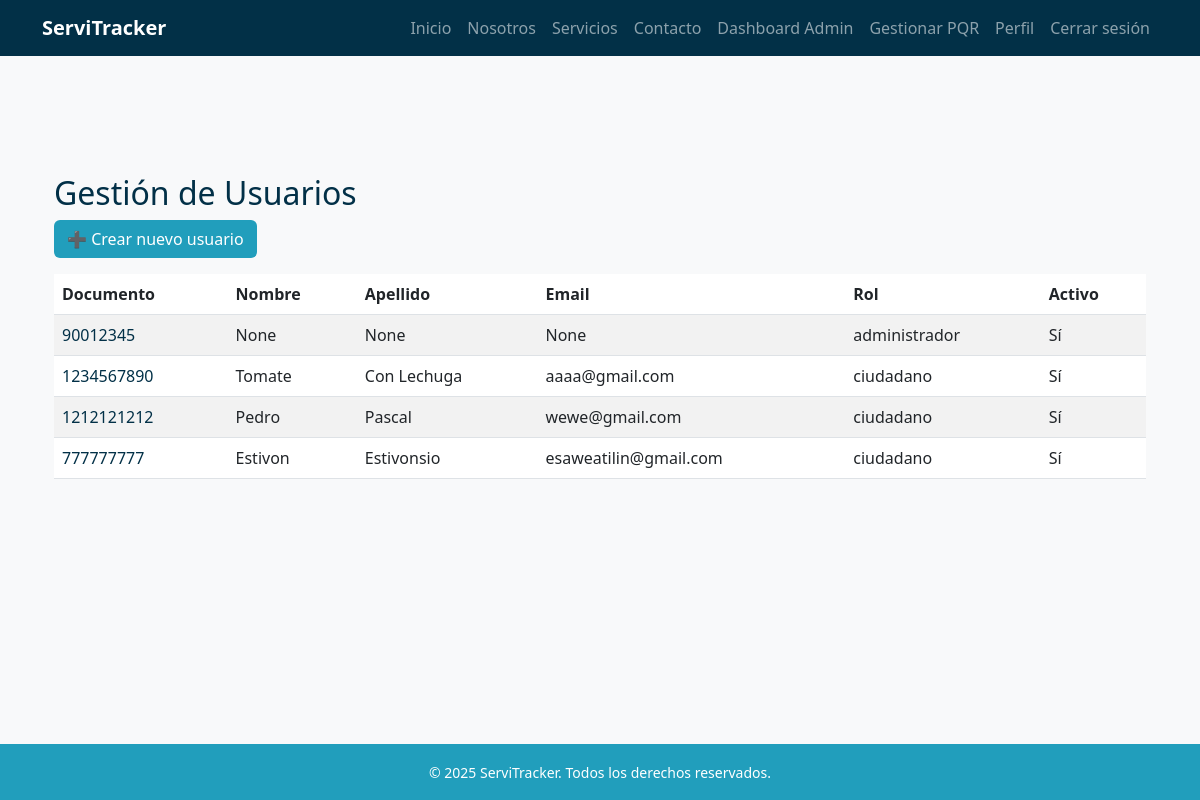
The app's page /usuarios/lista/ (signed in), older data.
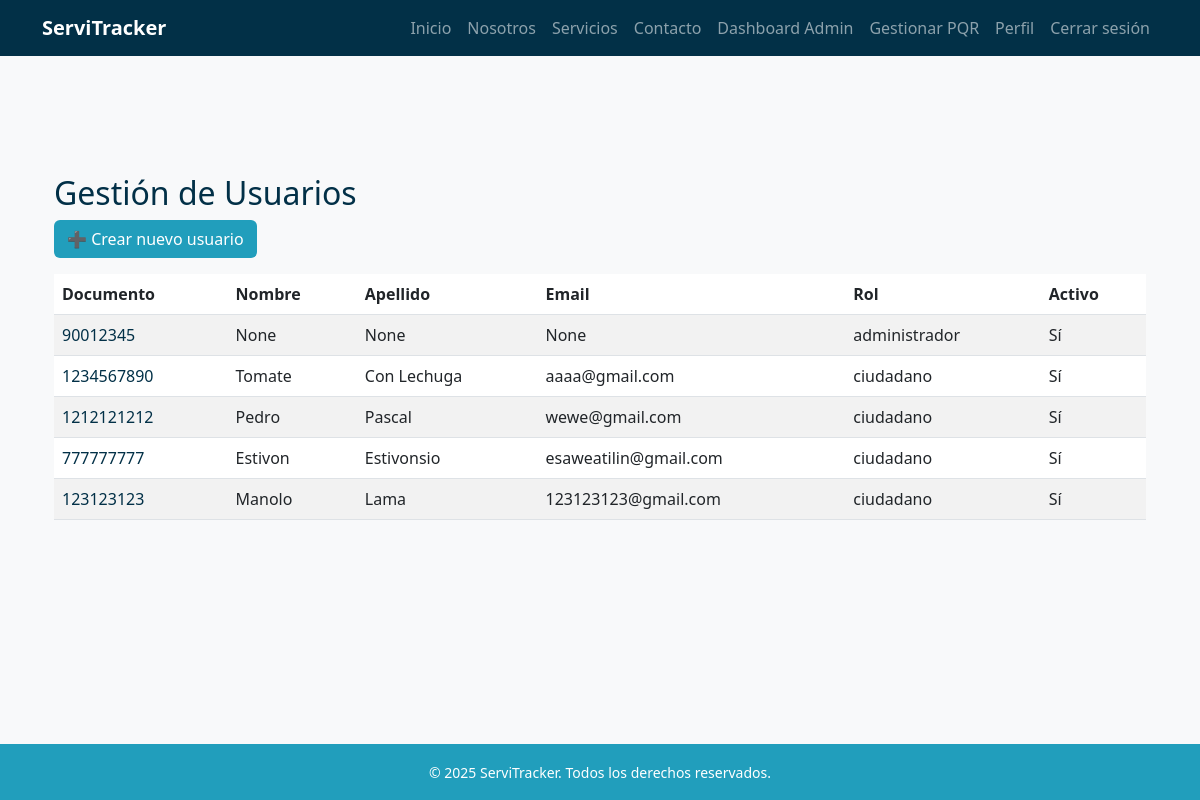
The same page, newer data.
### usuarios/models.py (models this page shows, shortened)
class Usuario(AbstractBaseUser, PermissionsMixin):
    ROLES = [
        ("administrador", "Administrador"),
        ("agente", "Agente"),
        ("tecnico", "Técnico"),
        ("ciudadano", "Ciudadano"),
    ]
    documento = models.CharField(max_length=20, unique=True)
    email = models.EmailField(blank=True, null=True)
    nombres = models.CharField(max_length=100, blank=True, null=True)
    apellidos = models.CharField(max_length=100, blank=True, null=True)
    rol = models.CharField(max_length=20, choices=ROLES, default="ciudadano")
    especialidad = models.ForeignKey(Especialidad, on_delete=models.SET_NULL, null=True, blank=True)
    is_active = models.BooleanField(default=True)
    is_staff = models.BooleanField(default=False)
    date_joined = models.DateTimeField(auto_now_add=True)
    objects = UsuarioManager()
    USERNAME_FIELD = "documento"
    REQUIRED_FIELDS = []  # puedes agregar 'email' si quieres que sea obligatorio

### usuarios/views.py (the view)
# urls.py: path("lista/", views.lista_usuarios, name="lista_usuarios"),
@user_passes_test(lambda u: u.is_staff or u.rol == "administrador")
def lista_usuarios(request):
    usuarios = Usuario.objects.all()
    return render(request, 'usuarios/lista_usuarios.html', {'usuarios': usuarios})

### templates/usuarios/lista_usuarios.html (shortened to what this page needs)
{% extends 'base.html' %}
{% block content %}
<div class="container my-5">
    <h2 class="text-blue-dark">Gestión de Usuarios</h2>
    <a href="{% url 'crear_usuario' %}" class="btn btn-blue-mid mb-3">➕ Crear nuevo usuario</a>
    <table class="table table-striped">
        <thead>
            <tr>
                <th>Documento</th>
                <th>Nombre</th>
                <th>Apellido</th>
                <th>Email</th>
                <th>Rol</th>
                <th>Activo</th>
            </tr>
        </thead>
        <tbody>
            {% for u in usuarios %}
            <tr>
                <td>
                    <a href="{% url 'editar_usuario' u.pk %}" class="text-decoration-none text-blue-dark">
                        {{ u.documento }}
                    </a>
                </td>
                <td>{{ u.nombres }}</td>
                <td>{{ u.apellidos }}</td>
                <td>{{ u.email }}</td>
                <td>{{ u.rol }}</td>
                <td>{{ u.is_active|yesno:"Sí,No" }}</td>
            </tr>
            {% empty %}
            <tr><td colspan="6">No hay usuarios registrados.</td></tr>
            {% endfor %}
        </tbody>
    </table>
</div>
{% endblock %}

Row changes from the older to the newer data that the page shows:
added Usuario: documento "123123123", nombres "Manolo", apellidos "Lama", email "123123123@gmail.com", rol "ciudadano", is_active "Sí"
